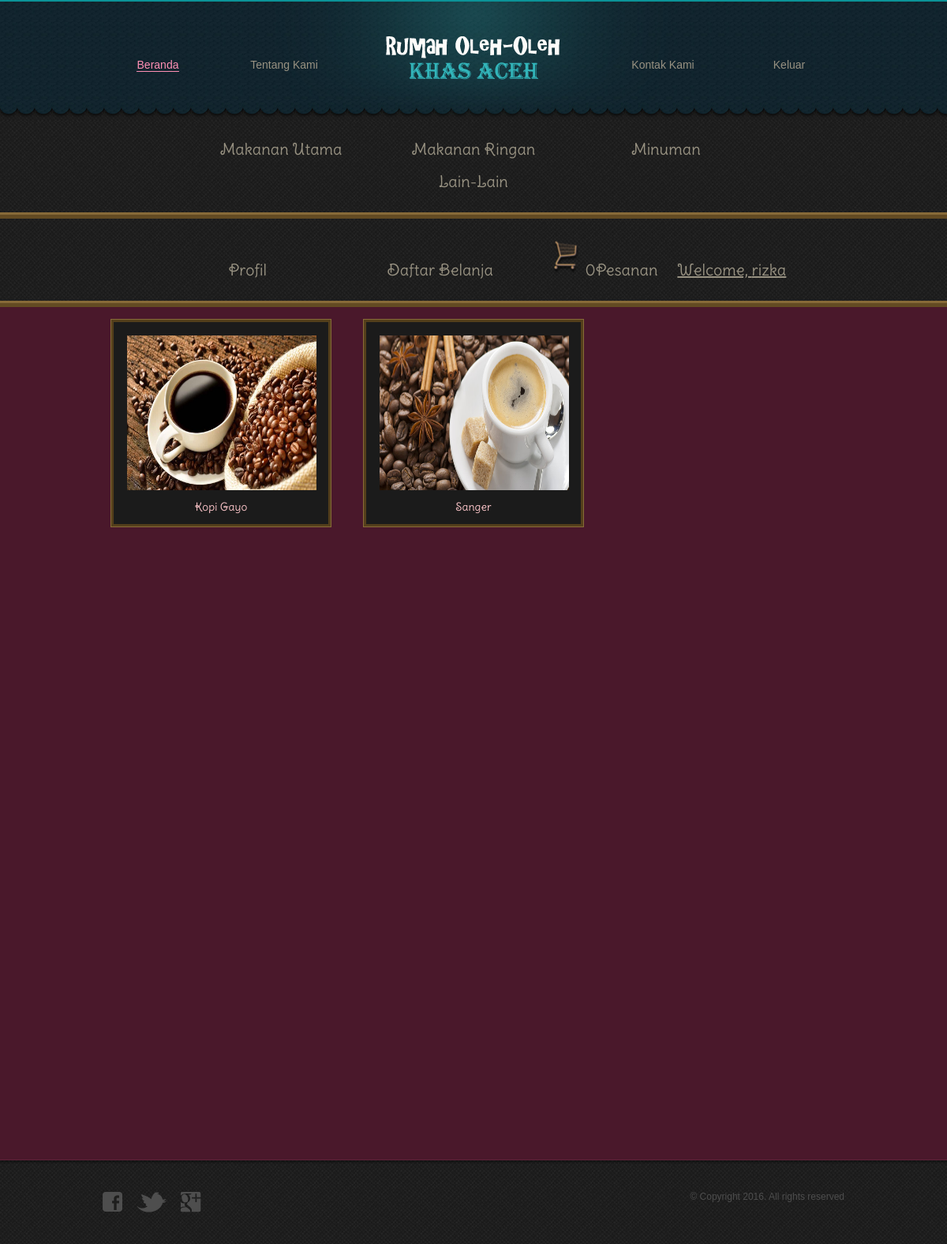
The app's page /customer/minuman.php (signed in) with its own data.
### tables this page shows
CREATE TABLE IF NOT EXISTS `barang` (
  `id_barang` int(5) NOT NULL AUTO_INCREMENT,
  `id_jenis` int(3) NOT NULL,
  `nama_barang` varchar(20) NOT NULL,
  `harga` int(10) NOT NULL,
  `stok` varchar(3) NOT NULL,
  `gambar` varchar(50) NOT NULL,
  `keterangan` varchar(300) NOT NULL,
  PRIMARY KEY (`id_barang`),
  KEY `barang_ibfk_1` (`id_jenis`)
);

### customer/minuman.php (the view, shortened to what this page needs)
<!DOCTYPE html>
<html>
<head>
	<link rel="stylesheet" type="text/css" href="../css/style.css">
</head>
<body>
	<?php
		include 'header.php';
	?>
	<div id="body">
		<div id="content">
		<ul class="gallery">
				<?php
					$result = mysql_query ("SELECT b.gambar, b.nama_barang, b.id_barang
											FROM barang b, jenis j
											WHERE b.id_jenis = j.id_jenis AND j.id_jenis =3 GROUP BY b.nama_barang");
					while ($cols = mysql_fetch_array($result)) {
				?>
				<li>
					<a href="listcompleteminuman.php?id_barang=<?php echo $cols[2] ?>" class="figure">
					<img src="../barang/<?php echo $cols [0] ?>" alt="" width="240" height="196">
					<br><?php echo $cols [1] ?><br><br>
					</a>
				</li>
				<?php }; ?>
				<li>
				</li>
			</ul>
		</div>
	</div>
	<?php
		include 'footer.php';
	?>
</body>
</html>

### css/style.css (style rules this page uses)
body { background: url(../images/bg-body.jpg) repeat left top; font-family: Arial, Helvetica, sans-serif; font-size: 14px; line-height: 1; margin: 0; min-width: 960px; padding: 0; }
a { outline: none; }
img { border: 0; }
#body { background: #4a182b; border-bottom: 1px solid #5f233a; min-height: 1050px; padding: 15px 0 15px; width: 100%; }
#body > div { margin: 0 auto; padding: 0; width: 960px; }
#body #content { overflow: hidden; }
#body #content ul { margin: 0; overflow: hidden; padding: 0; }
#body #content ul li { list-style: none; margin: 0; padding: 0; }
#body #content ul.gallery li { background: #543f1b; border: 1px solid #876a38; float: left; margin: 0 20px 32px; padding: 3px; width: 272px; }
#body #content ul.gallery li:last-child { background: none; border: 0; }
#body #content ul.gallery li a.figure { color: #fcc5c9; background: #1b1b1b; border: 1px solid #1e1d1b; display: block; font-size: 14px; font-family: 'DeliusSwashCaps-Regular'; font-weight: normal; padding: 16px 16px 0; text-align: center; text-decoration: none; }
#body #content ul.gallery li a.figure img { display: block; }

### records on screen
barang: gambar (picture), nama_barang "Kopi Gayo"
barang: gambar (picture), nama_barang "Sanger"

### other values on screen
$pesan "0"
$_SESSION['username'] "rizka"
